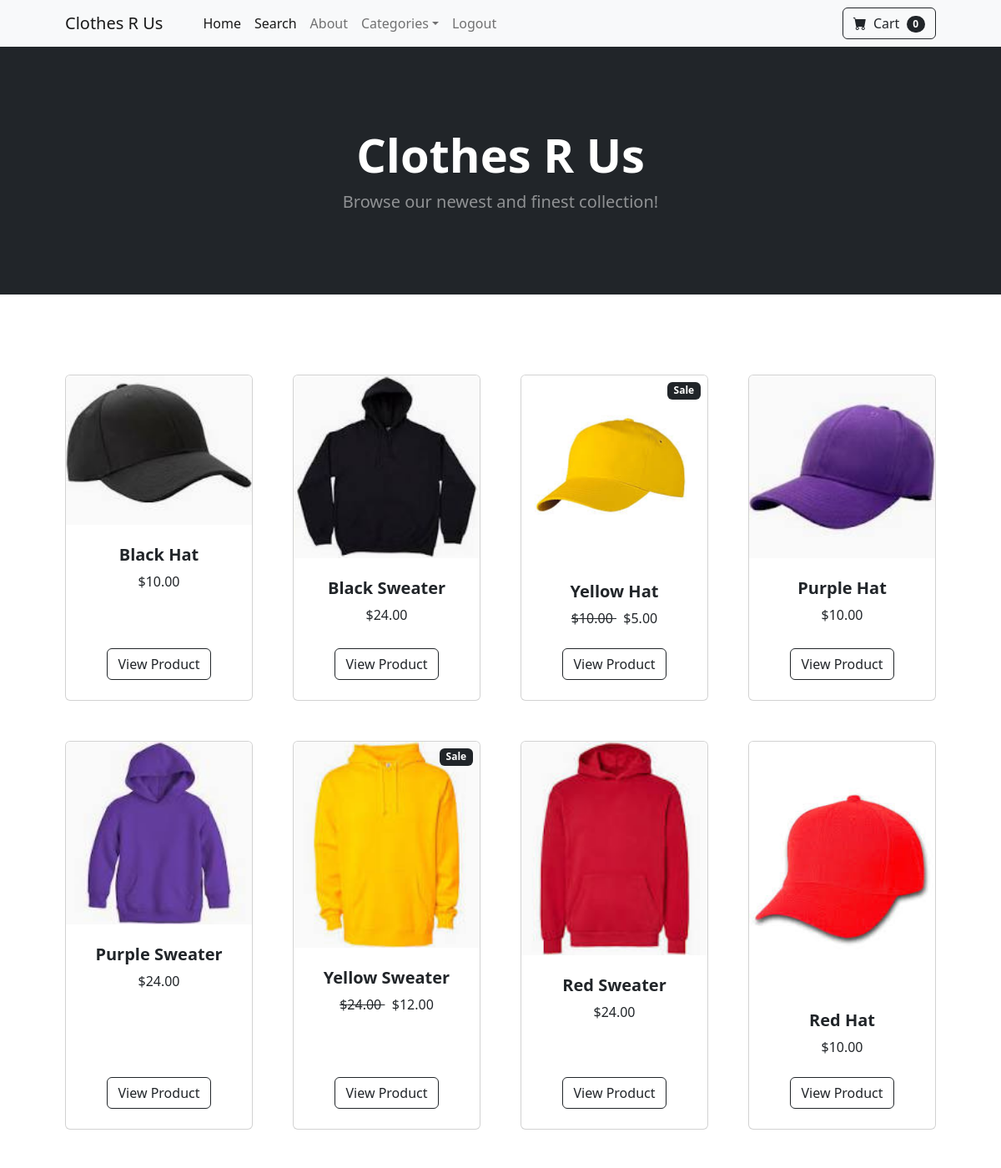
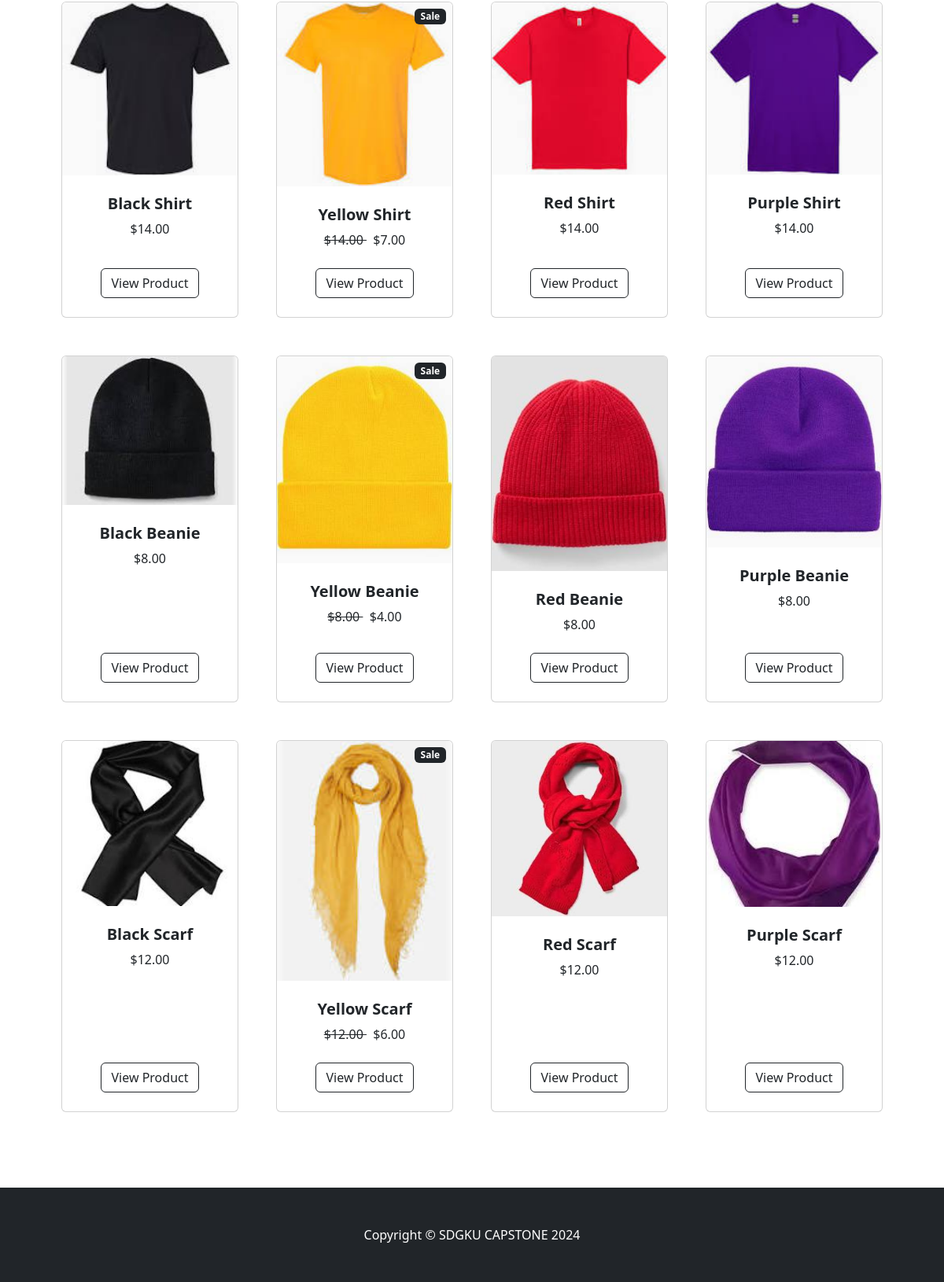
The app's page / (signed in) with its own data (2 pictures, top to bottom).
### pages/models.py (models this page shows, shortened)
class Product(models.Model):
    name = models.CharField(max_length=100)
    price = models.DecimalField(default=0, decimal_places=2, max_digits=6)
    category = models.ForeignKey(Category, on_delete=models.CASCADE, default=1)
    description = models.CharField(max_length=250, default='', blank=True, null=True)
    image = models.ImageField(upload_to="uploads/product/")
    is_sale = models.BooleanField(default=False)
    sale_price = models.DecimalField(default=0, decimal_places=2, max_digits=6)

### pages/views.py (the view)
# urls.py: 2. Add a URL to urlpatterns:  path('', views.home, name='home')
def home(request):
    products = Product.objects.all()
    return render(request, 'home.html', {'products': products})

### cart/cart.py (called while the page is built)
    def __len__(self):
        return len(self.cart)

### cart/context_processors.py (called while the page is built)
def cart(request):
    return{'cart': Cart(request)}

### pages/templates/home.html
{% extends 'base.html' %}
{% load static %}
{% block content %}
<header class="bg-dark py-5">
    <div class="container px-4 px-lg-5 my-5">
        <div class="text-center text-white">
            <h1 class="display-4 fw-bolder">Clothes R Us</h1>
            <p class="lead fw-normal text-white-50 mb-0">Browse our newest and finest collection!</p>
        </div>
    </div>
</header>
<section class="py-5">
    <div class="container px-4 px-lg-5 mt-5">
        <div class="row gx-4 gx-lg-5 row-cols-2 row-cols-md-3 row-cols-xl-4 justify-content-center">
            {% for product in products %}
                {% if product.is_sale %}
                <div class="col mb-5">
                    <div class="card h-100">
                        <div class="badge bg-dark text-white position-absolute" style="top: 0.5rem; right: 0.5rem">Sale</div>
                        <img class="card-img-top" src="{{ product.image.url }}" alt="..." />
                        <div class="card-body p-4">
                            <div class="text-center">
                                <h5 class="fw-bolder">{{ product.name }}</h5>
                                <strike>
                                ${{ product.price }}
                                </strike>
                                &nbsp;
                                ${{ product.sale_price }}
                            </div>
                        </div>
                        <div class="card-footer p-4 pt-0 border-top-0 bg-transparent">
                            <div class="text-center"><a class="btn btn-outline-dark mt-auto" href="{% url 'product' product.id %}">View Product</a></div>
                        </div>
                    </div>
                </div>
                {% else %}
            <div class="col mb-5">
                <div class="card h-100">
                    <img class="card-img-top" src="{{ product.image.url }}" alt="..." />
                    <div class="card-body p-4">
                        <div class="text-center">
                            <h5 class="fw-bolder">{{ product.name }}</h5>
                            ${{ product.price }}
                        </div>
                    </div>
                    <div class="card-footer p-4 pt-0 border-top-0 bg-transparent">
                        <div class="text-center"><a class="btn btn-outline-dark mt-auto" href="{% url 'product' product.id %}">View Product</a></div>
                    </div>
                </div>
            </div>
                {% endif %}
            {% endfor %}
        </div>
    </div>
</section>
{% endblock %}

### records on screen
Product: image (picture), name "Black Hat", price "10.00"
Product: image (picture), name "Black Sweater", price "24.00"
Product: image (picture), name "Yellow Hat", price "10.00", sale_price "5.00"
Product: image (picture), name "Purple Hat", price "10.00"
Product: image (picture), name "Purple Sweater", price "24.00"
Product: image (picture), name "Yellow Sweater", price "24.00", sale_price "12.00"
Product: image (picture), name "Red Sweater", price "24.00"
Product: image (picture), name "Red Hat", price "10.00"
Product: image (picture), name "Black Shirt", price "14.00"
Product: image (picture), name "Yellow Shirt", price "14.00", sale_price "7.00"
Product: image (picture), name "Red Shirt", price "14.00"
Product: image (picture), name "Purple Shirt", price "14.00"
Product: image (picture), name "Black Beanie", price "8.00"
Product: image (picture), name "Yellow Beanie", price "8.00", sale_price "4.00"
Product: image (picture), name "Red Beanie", price "8.00"
Product: image (picture), name "Purple Beanie", price "8.00"
Product: image (picture), name "Black Scarf", price "12.00"
Product: image (picture), name "Yellow Scarf", price "12.00", sale_price "6.00"
Product: image (picture), name "Red Scarf", price "12.00"
Product: image (picture), name "Purple Scarf", price "12.00"

### other values on screen
{{ cart|length }} "0"
